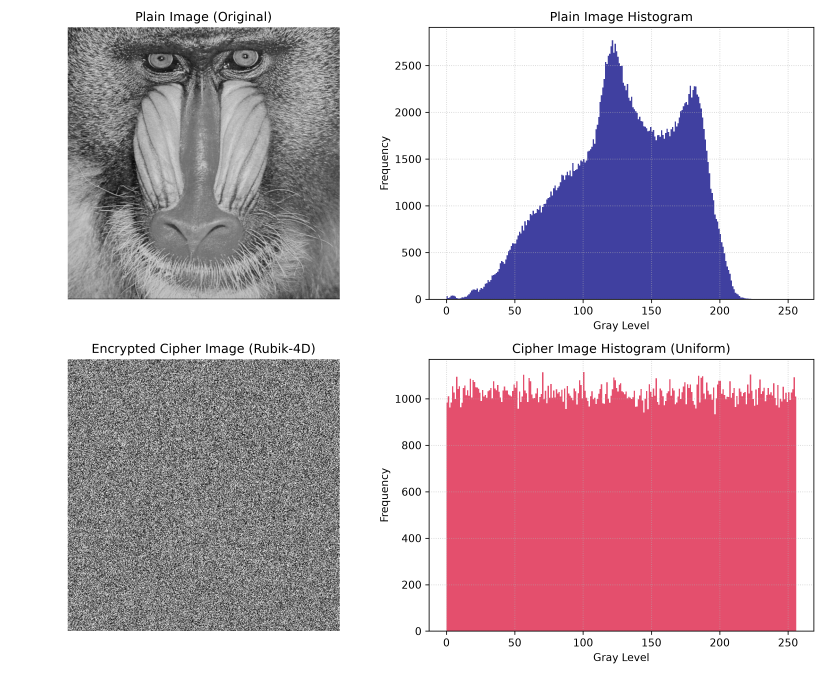
#> input picture image_cryptanalysis_result.png, 3300 x 2700 px (shown at 1/4 size)
$ python image_cryptanalysis.py ../image_cryptanalysis_result.png
#> lines starting #> are read from the running program, lines starting #| are printed output that depends on the picture; long printed decimals are rounded
import sys
import os
import argparse
import numpy as np
import matplotlib.pyplot as plt
from PIL import Image
import scipy.stats as stats


def load_image_or_bin(path, width=512, height=512):
    """Loads image data from standard formats (.png, .bmp) or raw binary files (.bin)."""
    if not os.path.exists(path):
        raise FileNotFoundError(f"File not found: {path}")

    total_pixels = width * height

    # Attempt to load using PIL first (standard image files)
    try:
        img = Image.open(path).convert("L")
        if img.size != (width, height):
            img = img.resize((width, height))
        return np.array(img, dtype=np.uint8)
    except Exception:
        # Fall back to raw binary parsing if PIL fails (e.g., raw ciphertext streams)
        with open(path, "rb") as f:
            raw_data = f.read()

        if len(raw_data) < total_pixels:
            raise ValueError(
                f"File {path} contains only {len(raw_data)} bytes; "
                f"expected at least {width}x{height} = {total_pixels} bytes."
            )

        # Slice the exact pixel buffer from the stream
        offset = len(raw_data) - total_pixels if len(raw_data) > total_pixels else 0
        arr = np.frombuffer(
            raw_data[offset : offset + total_pixels], dtype=np.uint8
        ).reshape((height, width))
        return arr


def compute_entropy(img_arr):
    """Computes Shannon Information Entropy (Theoretical maximum for 8-bit grayscale is 8.0000)."""
    counts = np.bincount(img_arr.flatten(), minlength=256)
    probs = counts / float(img_arr.size)
    probs = probs[probs > 0]
    return -np.sum(probs * np.log2(probs))


def compute_correlations(img_arr, num_samples=5000):
    """Calculates Pearson correlation coefficients between adjacent pixels (Horizontal, Vertical, Diagonal)."""
    h, w = img_arr.shape
    np.random.seed(42)
    x = np.random.randint(0, h - 1, num_samples)
    y = np.random.randint(0, w - 1, num_samples)

    # Horizontal
    h_pairs_x = img_arr[x, y]
    h_pairs_y = img_arr[x, y + 1]
    r_h = np.corrcoef(h_pairs_x, h_pairs_y)[0, 1]

    # Vertical
    v_pairs_x = img_arr[x, y]
    v_pairs_y = img_arr[x + 1, y]
    r_v = np.corrcoef(v_pairs_x, v_pairs_y)[0, 1]

    # Diagonal
    d_pairs_x = img_arr[x, y]
    d_pairs_y = img_arr[x + 1, y + 1]
    r_d = np.corrcoef(d_pairs_x, d_pairs_y)[0, 1]

    return r_h, r_v, r_d


def compute_chi_square(img_arr):
    """Computes Chi-Square goodness-of-fit test for uniform pixel distribution (Critical value at alpha=0.05 is 293.2478)."""
    observed = np.bincount(img_arr.flatten(), minlength=256)
    expected = img_arr.size / 256.0
    chi2 = np.sum((observed - expected) ** 2 / expected)
    return chi2


def compute_npcr_uaci(c1, c2):
    """Computes differential sensitivity metrics: NPCR (>= 99.6094%) and UACI (~ 33.4635%)."""
    h, w = c1.shape
    total = float(h * w)

    diff_mask = (c1 != c2).astype(np.float64)
    npcr = (np.sum(diff_mask) / total) * 100.0

    diff_intensity = np.abs(c1.astype(np.float64) - c2.astype(np.float64))
    uaci = (np.sum(diff_intensity) / (255.0 * total)) * 100.0

    return npcr, uaci


def plot_analysis(cipher_arr, plain_arr=None, output_fig="image_analysis_result.png"):
    """Renders side-by-side comparison images and grayscale histograms."""
    if plain_arr is not None:
        fig, axes = plt.subplots(2, 2, figsize=(11, 9))

        # Plain Image
        axes[0, 0].imshow(plain_arr, cmap="gray", vmin=0, vmax=255)
        axes[0, 0].set_title("Plaintext Image (Original)", fontsize=12)
        axes[0, 0].axis("off")

        # Plain Histogram
        axes[0, 1].hist(
            plain_arr.flatten(), bins=256, range=(0, 256), color="navy", alpha=0.75
        )
        axes[0, 1].set_title("Plaintext Image Histogram", fontsize=12)
        axes[0, 1].set_xlabel("Grayscale Intensity Level")
        axes[0, 1].set_ylabel("Frequency Distribution")
        axes[0, 1].grid(True, linestyle=":", alpha=0.6)

        # Cipher Image
        axes[1, 0].imshow(cipher_arr, cmap="gray", vmin=0, vmax=255)
        axes[1, 0].set_title("Ciphertext Image (Rubik-4D)", fontsize=12)
        axes[1, 0].axis("off")

        # Cipher Histogram
        axes[1, 1].hist(
            cipher_arr.flatten(), bins=256, range=(0, 256), color="crimson", alpha=0.75
        )
        axes[1, 1].set_title("Ciphertext Histogram (Uniform Distribution)", fontsize=12)
        axes[1, 1].set_xlabel("Grayscale Intensity Level")
        axes[1, 1].set_ylabel("Frequency Distribution")
        axes[1, 1].grid(True, linestyle=":", alpha=0.6)
    else:
        fig, axes = plt.subplots(1, 2, figsize=(11, 4.5))

        axes[0].imshow(cipher_arr, cmap="gray", vmin=0, vmax=255)
        axes[0].set_title("Ciphertext Image (Rubik-4D)", fontsize=12)
        axes[0].axis("off")

        axes[1].hist(
            cipher_arr.flatten(), bins=256, range=(0, 256), color="crimson", alpha=0.75
        )
        axes[1].set_title("Ciphertext Histogram (Uniform Distribution)", fontsize=12)
        axes[1].set_xlabel("Grayscale Intensity Level")
        axes[1].set_ylabel("Frequency Distribution")
        axes[1].grid(True, linestyle=":", alpha=0.6)

    plt.tight_layout()
    plt.savefig(output_fig, dpi=300)
    print(f"[+] High-resolution analysis figure saved to: {output_fig}")


def main():
    parser = argparse.ArgumentParser(
        description="Image Cryptanalysis and Statistical Metric Evaluation for Rubik-4D Block Cipher."
    )
    parser.add_argument("cipher_file", help="Path to primary ciphertext file (.bin or image format)")
    parser.add_argument(
        "--plain",
        "-p",
        help="Path to original plaintext image (for comparative assessment)",
        default=None,
    )
    parser.add_argument(
        "--cipher2",
        help="Path to secondary ciphertext file with 1-bit difference (for NPCR/UACI computation)",
        default=None,
    )
    parser.add_argument("--width", "-W", type=int, default=512, help="Image width in pixels (default: 512)")
    parser.add_argument("--height", "-H", type=int, default=512, help="Image height in pixels (default: 512)")
    parser.add_argument(
        "--save-dec-img",
        help="Export parsed byte matrix to a PNG visual image",
        default=None,
    )

    args = parser.parse_args()

    print(f"[*] Loading ciphertext: {args.cipher_file}...")
    cipher_arr = load_image_or_bin(args.cipher_file, args.width, args.height)
#> in load_image_or_bin, `img = Image.open(path).convert("L")`:
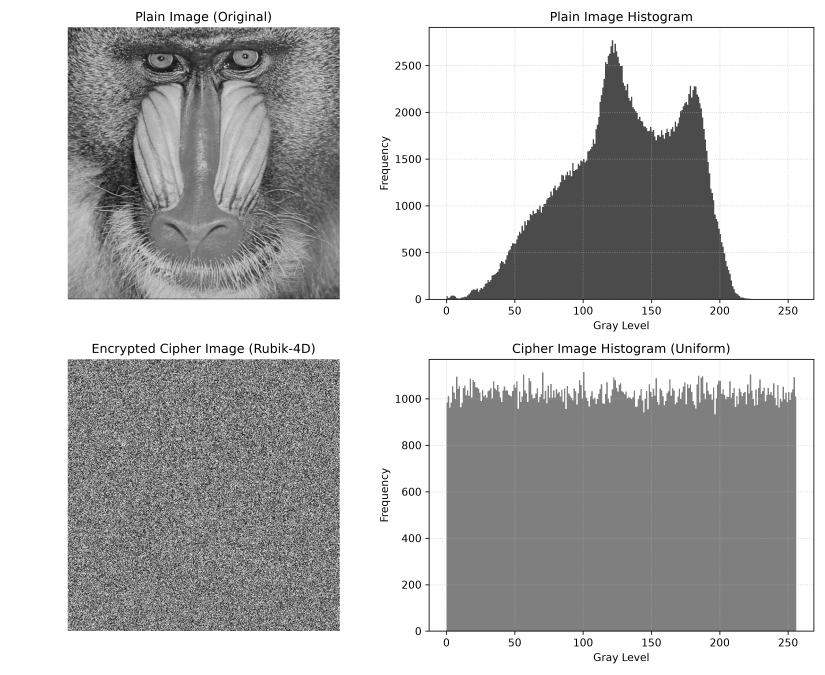
#> img: PIL image 3300x2700 L (shown at 1/4 size); min 0, max 255, mean 188.8
#> in load_image_or_bin, `img = img.resize((width, height))`:
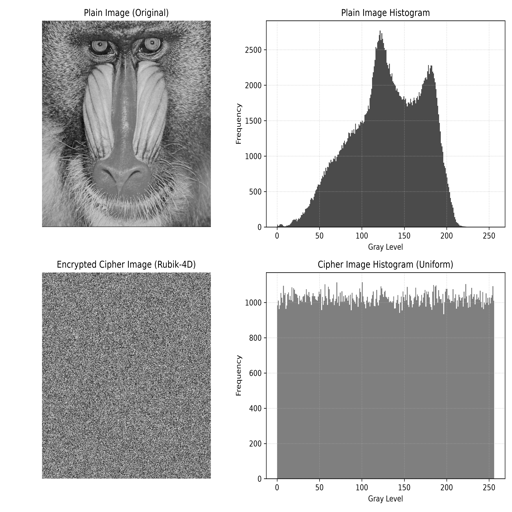
#> img: PIL image 512x512 L; min 12, max 255, mean 188.6

    if args.save_dec_img:
        out_img = Image.fromarray(cipher_arr)
        out_img.save(args.save_dec_img)
        print(f"[+] Binary data exported as visual image: {args.save_dec_img}")

    plain_arr = None
    if args.plain:
        plain_arr = load_image_or_bin(args.plain, args.width, args.height)

    # Compute cipher statistical metrics
    entropy_c = compute_entropy(cipher_arr)
#> in compute_entropy, `counts = np.bincount(img_arr.flatten(), minlength=256)`: counts = 256 values, max 122373 at index 255, min 0 at index 0, mean 1024
#> in compute_entropy, `probs = counts / float(img_arr.size)`: probs = 256 values, max 0.467 at index 255, min 0 at index 0, mean 0.00391
#> in compute_entropy, `probs = probs[probs > 0]`: probs = 243 values, max 0.467 at index 242, min 3.81e-06 at index 0, mean 0.00412
#> entropy_c = 4.18
    rh_c, rv_c, rd_c = compute_correlations(cipher_arr)
#> in compute_correlations, `h_pairs_x = img_arr[x, y]`: h_pairs_x = 5000 values, max 255 at index 2, min 18 at index 238, mean 186.7
#> in compute_correlations, `h_pairs_y = img_arr[x, y + 1]`: h_pairs_y = 5000 values, max 255 at index 2, min 18 at index 238, mean 186.2
#> in compute_correlations, `r_h = np.corrcoef(h_pairs_x, h_pairs_y)[0, 1]`: r_h = 0.946
#> in compute_correlations, `v_pairs_x = img_arr[x, y]`: v_pairs_x has the same summary as h_pairs_x
#> in compute_correlations, `v_pairs_y = img_arr[x + 1, y]`: v_pairs_y = 5000 values, max 255 at index 2, min 34 at index 2236, mean 186.4
#> in compute_correlations, `r_v = np.corrcoef(v_pairs_x, v_pairs_y)[0, 1]`: r_v = 0.958
#> in compute_correlations, `d_pairs_x = img_arr[x, y]`: d_pairs_x has the same summary as h_pairs_x
#> in compute_correlations, `d_pairs_y = img_arr[x + 1, y + 1]`: d_pairs_y = 5000 values, max 255 at index 2, min 33 at index 914, mean 186
#> in compute_correlations, `r_d = np.corrcoef(d_pairs_x, d_pairs_y)[0, 1]`: r_d = 0.92
#> rh_c = 0.946; rv_c = 0.958; rd_c = 0.92
    chi2_c = compute_chi_square(cipher_arr)
#> in compute_chi_square, `observed = np.bincount(img_arr.flatten(), minlength=256)`: observed has the same summary as counts in compute_entropy
#> in compute_chi_square, `chi2 = np.sum((observed - expected) ** 2 / expected)`: chi2 = 15750175.5
#> chi2_c = 15750175.5

    print("\n" + "=" * 76)
    print(f"{'Security Evaluation Metric':<40} | {'Achieved Value':<15} | {'Theoretical Ideal'}")
    print("=" * 76)
    print(f"{'Information Entropy':<40} | {entropy_c:<15.6f} | ~ 8.0000")
#| Information Entropy                      | 4.184        | ~ 8.0000
    print(f"{'Adjacent Correlation - Horizontal (H)':<40} | {rh_c:<15.6f} | ~ 0.0000")
#| Adjacent Correlation - Horizontal (H)    | 0.9455        | ~ 0.0000
    print(f"{'Adjacent Correlation - Vertical (V)':<40} | {rv_c:<15.6f} | ~ 0.0000")
#| Adjacent Correlation - Vertical (V)      | 0.958        | ~ 0.0000
    print(f"{'Adjacent Correlation - Diagonal (D)':<40} | {rd_c:<15.6f} | ~ 0.0000")
#| Adjacent Correlation - Diagonal (D)      | 0.92        | ~ 0.0000
    print(f"{'Chi-Square Goodness-of-Fit (chi^2)':<40} | {chi2_c:<15.2f} | < 293.2478 (alpha=0.05)")
#| Chi-Square Goodness-of-Fit (chi^2)       | 15750175.49     | < 293.2478 (alpha=0.05)

    if plain_arr is not None:
        rh_p, rv_p, rd_p = compute_correlations(plain_arr)
        entropy_p = compute_entropy(plain_arr)
        print("-" * 76)
        print(f"{'Plaintext Information Entropy':<40} | {entropy_p:<15.6f} | (Content Dependent)")
        print(f"{'Plaintext Adjacent Correlation (H/V/D)':<40} | {rh_p:.3f} / {rv_p:.3f} / {rd_p:.3f} | ~ 0.90 - 0.99")

        if args.cipher2:
            cipher_arr2 = load_image_or_bin(args.cipher2, args.width, args.height)
            npcr, uaci = compute_npcr_uaci(cipher_arr, cipher_arr2)
            print("-" * 76)
            print(f"{'NPCR (Number of Pixels Change Rate)':<40} | {npcr:<15.4f}% | >= 99.6094%")
            print(f"{'UACI (Unified Average Changing Intensity)':<40} | {uaci:<15.4f}% | ~ 33.4635%")

    print("=" * 76 + "\n")

    plot_analysis(cipher_arr, plain_arr, output_fig="image_cryptanalysis_result.png")
#> in plot_analysis, `plt.savefig(output_fig, dpi=300)`:
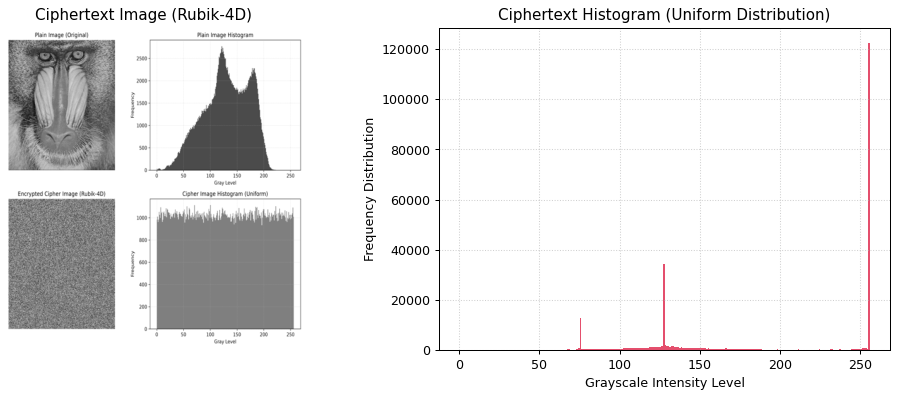
#> figure drawn by matplotlib, 2 panels; panel 2: tallest bar 122373 high, from x = 255 to 256


if __name__ == "__main__":
    main()
